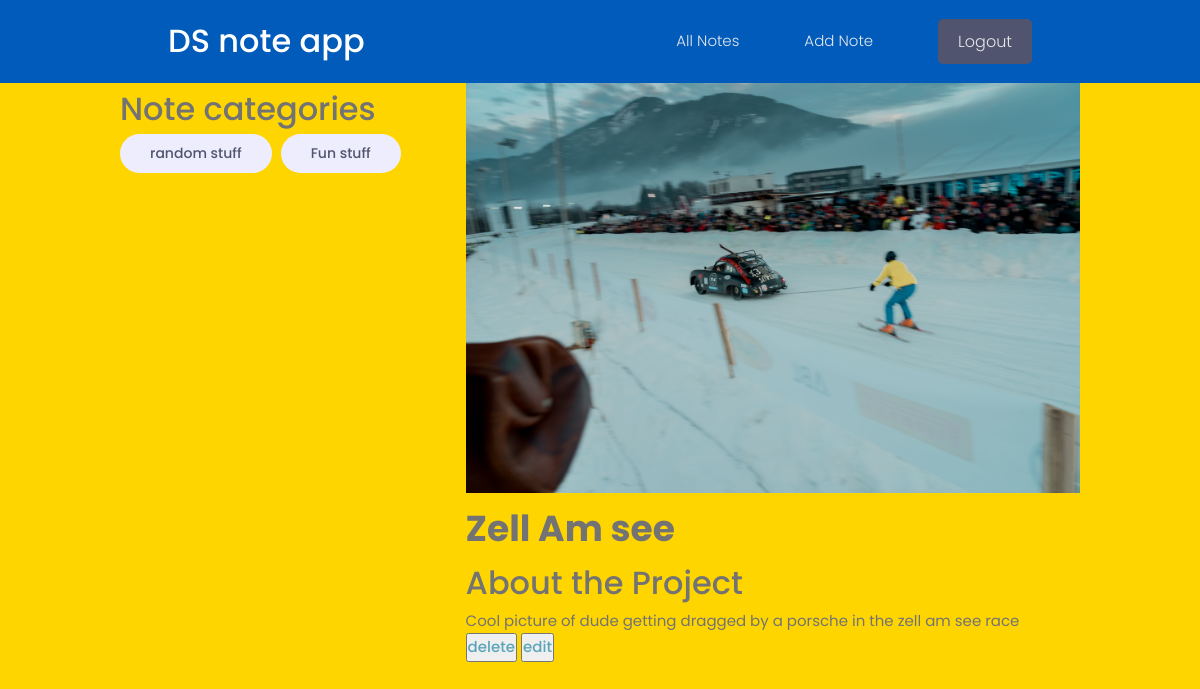
The app's page /project/f499a04354e54971a90390b2e3fdbcd2/ (signed in) with its own data.
### projects/models.py (models this page shows)
class Tag(models.Model):
    name = models.CharField(max_length=200)
    created = models.DateTimeField(auto_now_add=True)
    id = models.UUIDField(default=uuid.uuid4, unique=True,
                         primary_key=True, editable=False)
    def __str__(self):
        return self.name

class Project(models.Model):
    title = models.CharField(max_length=200)
    description = models.TextField(null=True, blank=True)
    featured_image = models.ImageField(
        null=True, blank=True, default="default.jpg")
    demo_link = models.CharField(max_length=2000, blank=True)
    source_link = models.CharField(max_length=2000, null=True, blank=True)
    tags = models.ManyToManyField('Tag', blank=True)
    vote_total = models.IntegerField(default=0, null=True, blank=True)
    vote_ratio= models.IntegerField(default=0, null=True, blank=True)
    created = models.DateTimeField(auto_now_add=True)
    id = models.UUIDField(default=uuid.uuid4, unique=True, primary_key=True, editable=False)
    def __str__(self):
        return self.title

### projects/views.py (the view)
# urls.py: path('project/<str:pk>/', views.project, name="project"),
@login_required(login_url="login")
def project(request, pk):
    projectObj = Project.objects.get(id=pk)
    tags = projectObj.tags.all()
    print('projectObj:', projectObj)
    return render(request, 'projects/single-project.html', {'project': projectObj})

### projects/templates/projects/single-project.html
{% extends 'main.html'%}
{% block content %}
<main class="">
    <div class="container">
      <div class="layout">
        <div class="column column--1of3">
          <h3 class="">Note categories</h3>
          <div class="">
            {% for tag in project.tags.all %}
            <span class="tag tag--pill tag--sub tag--lg">
              <small>{{tag}}</small>
            </span>
            {% endfor %}
          </div>
        </div>
        <div class="column column--2of3">
          <img class="" src="{{ project.featured_image.url }}" alt="portfolio thumbnail" />
          <h2 class="">{{project.title}}</h2>
          <h3 class="">About the Project</h3>
          <div class="">
            {{project.description}}
          </div>
          <button class=""><a href="{% url 'delete-project' project.id %}">delete</a></button>
          <button class=""><a href="{% url 'update-project' project.id %}">edit</a></button>
{% endblock content %}

### static/styles/app.css (style rules this page uses)
:root { --color-sub: #2d2d39; }
img { width: 100%; }

### static/uikit/styles/modules/_variables.css (style rules this page uses)
:root { --color-main: #5aa5b9; --color-main-light: #e6faff; --color-sub: #3f4156; --color-sub-light: #51546e; --color-sub-lighter: #ededfd; --color-text: #737373; --color-gray: #8b8b8b; --color-light: #e5e7eb; --color-light-gray: #767676; --color-bg: #f8fafd; --color-white: #fffefd; --color-white-light: #f3f3f3; --color-success: #359e64; --color-success-bg: #def8e8; --color-error: #fc4b0b; --color-error-bg: #fff2ee; --font-base: 'Poppins', arial, helvetica, 'Segoe UI', roboto, ubuntu, sans-serif; --font-monospace: 'Fira Code', 'Courier New', courier, monospace; --font-regular: 300; --font-medium: 500; --font-bold: 700; --generic-shadow: 1px 1px 5px #00000010; --generic-transition: all 0.3s ease-in-out; }

### static/uikit/styles/modules/_base.css (style rules this page uses)
* { margin: 0; padding: 0; box-sizing: border-box; text-rendering: optimizeLegibility; color: inherit; font-size: inherit; }
html { font-size: 50%; }
@media only screen and (min-width: 480px) { html { font-size: 56.25%; } }
@media only screen and (min-width: 1200px) { html { font-size: 62.5%; } }
body { line-height: 1.6; font-weight: 400; font-size: 1.5rem; color: var(--color-text); background-color: var(--color-bg); min-height: 100vh; }

### static/uikit/styles/modules/_typography.css (style rules this page uses)
* { font-family: var(--font-base); }
h2 { font-size: 3.6rem; font-weight: var(--font-bold); }
h3 { font-size: 3.2rem; font-weight: var(--font-medium); }
p, span, strong { font-size: 1.6rem; color: var(--color-text); font-weight: var(--font-regular); }
a { padding-bottom: 2px; text-decoration: none; display: inline-block; color: var(--color-main); font-weight: var(--font-medium); }

### static/uikit/styles/modules/_utilities.css (style rules this page uses)
.container { width: 92%; max-width: 165rem; margin: 0 auto; box-sizing: border-box; }
@media screen and (min-width: 1000px) { .container { width: 90%; } }
@media screen and (min-width: 1200px) { .container { width: 80%; } }

### static/uikit/styles/modules/_tag.css (style rules this page uses)
.tag { display: inline-flex; align-items: center; background-color: var(--color-sub); height: -webkit-fit-content; height: -moz-fit-content; height: fit-content; width: -webkit-fit-content; width: -moz-fit-content; width: fit-content; border-radius: 0.5rem; padding: 0.5rem 1.5rem; font-size: 1.2rem; cursor: pointer; }
.tag:not(:last-child) { margin-right: 0.25rem; margin-bottom: 0.75rem; }
.tag > small { color: var(--color-white); }
.tag--pill { border-radius: 5rem; }
.tag--sub, .tag--sub > small { background: var(--color-sub-lighter); color: var(--color-sub-light); font-weight: 500; }
.tag--lg { padding: 0.8rem 3rem; font-size: 1.4rem; }
.tag--lg:not(:last-child) { margin-right: 0.5rem; margin-bottom: 1rem; }

### static/uikit/styles/modules/_layout.css (style rules this page uses)
.layout { display: flex; flex-flow: row wrap; justify-content: space-between; }
.layout > .column { margin-bottom: 3rem; }
.layout > .column.column--1of3 { flex-basis: 30%; }
.layout > .column.column--2of3 { flex-basis: 64%; }

### records on screen
Tag: name "random stuff"
Tag: name "Fun stuff"
Project: featured_image (picture), title "Zell Am see", description "Cool picture of dude getting dragged by a porsche in the zell am see race"
